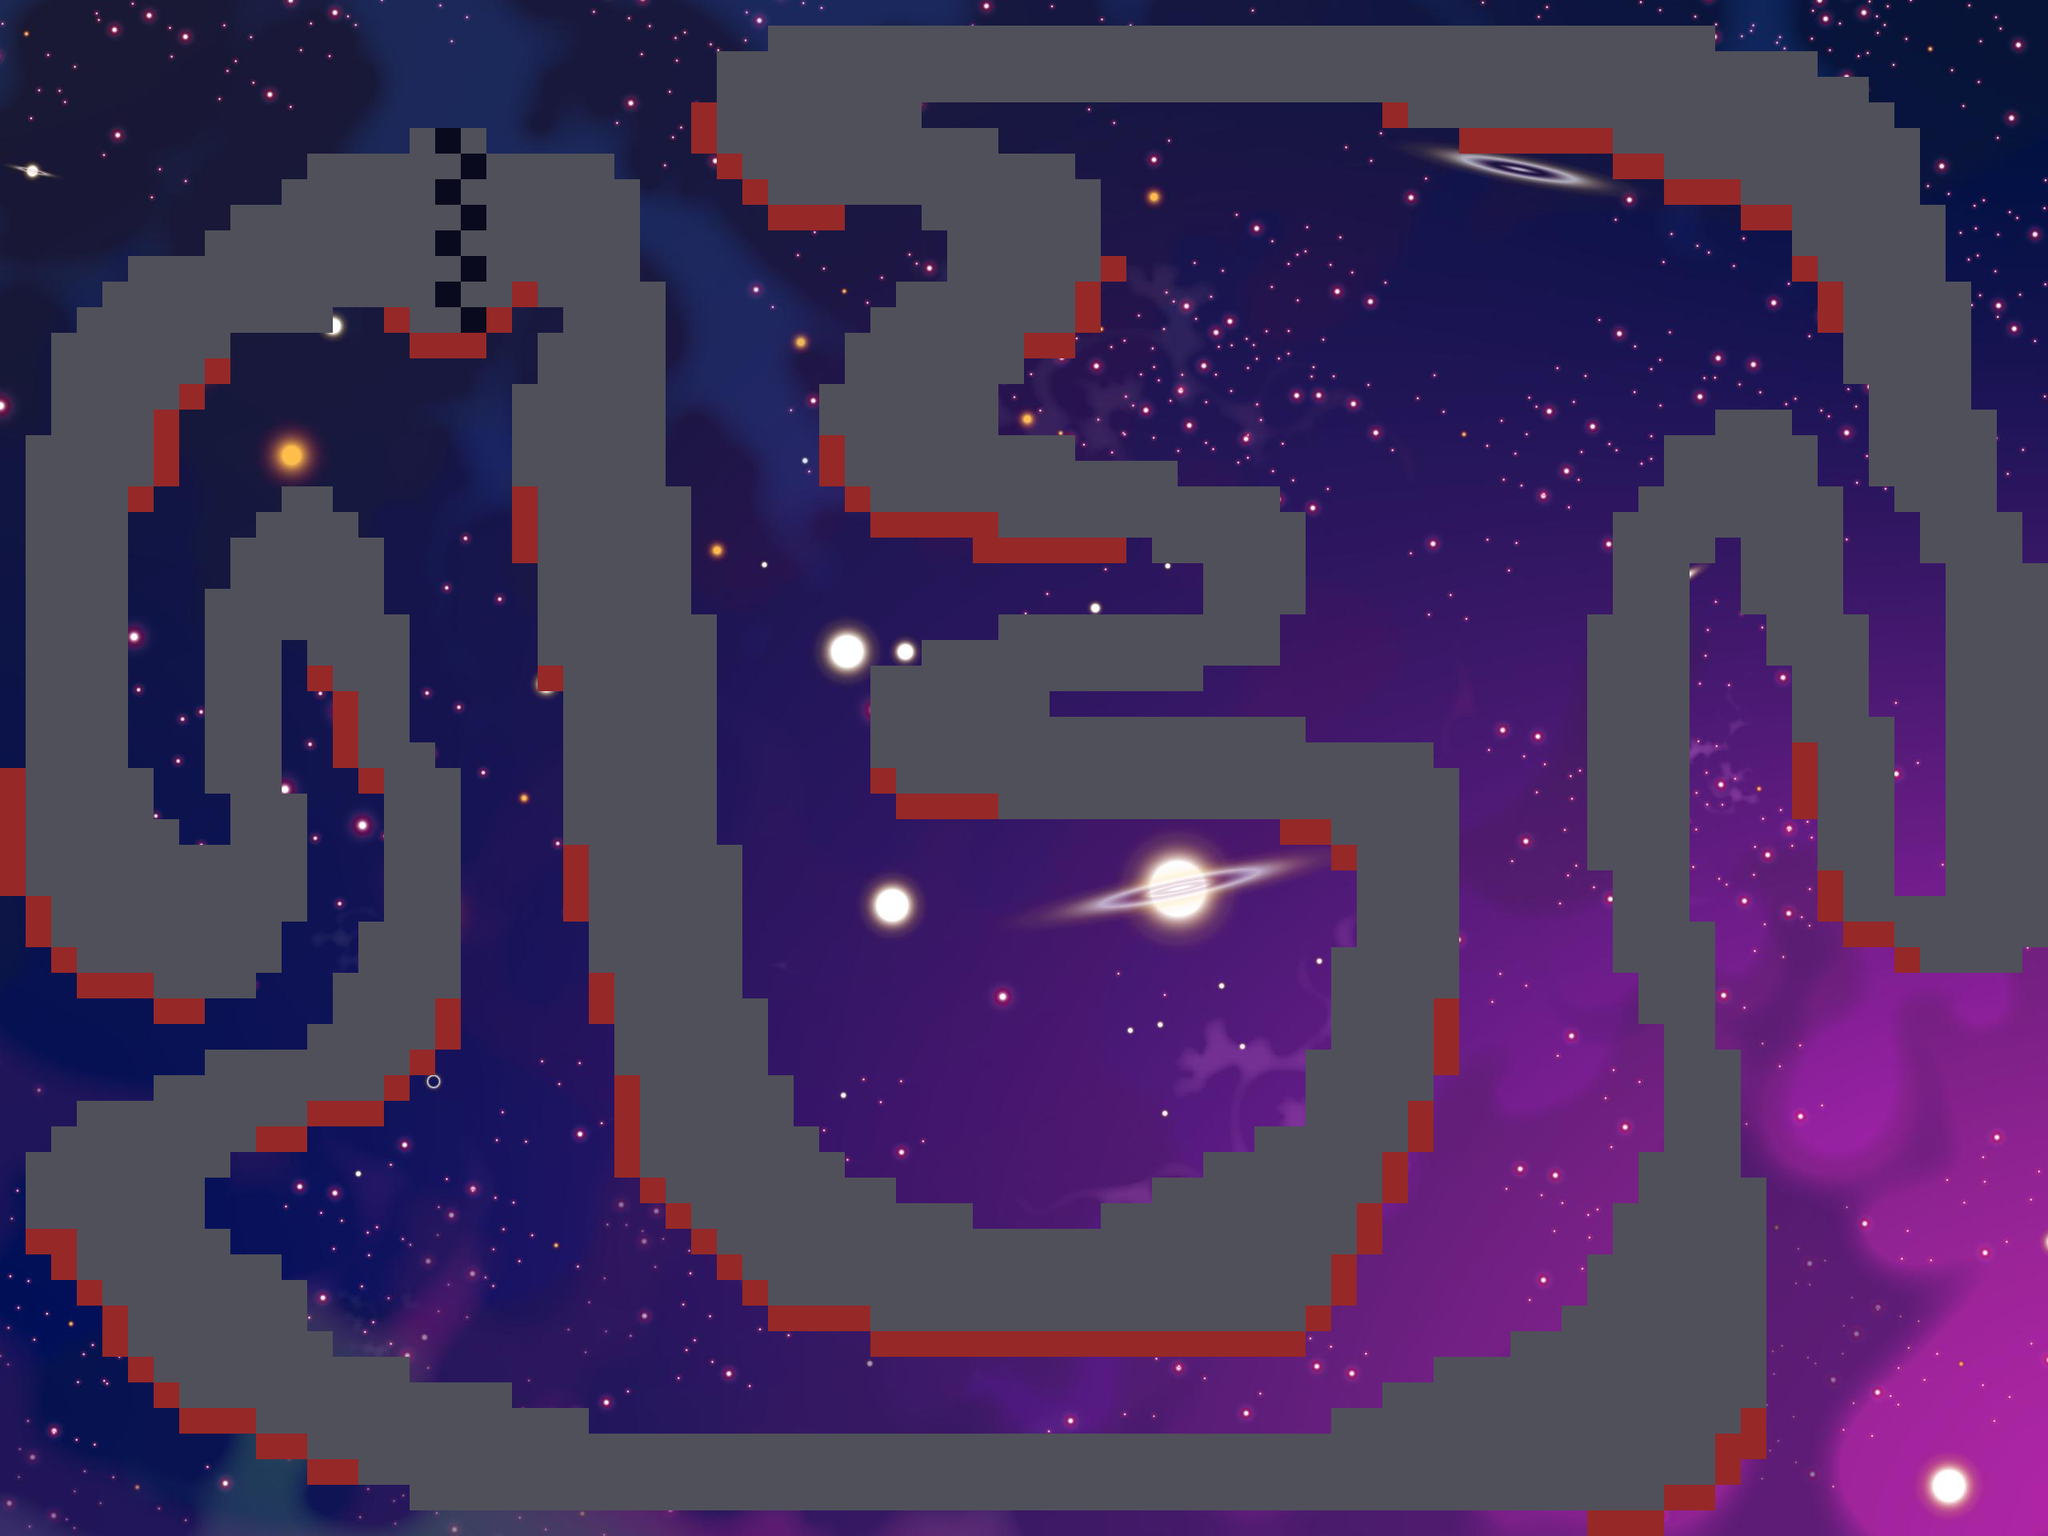

A 2D game scene composited from a Tiled map and its tileset images. What follows is a short description and the map's XML, with each tile layer's data collapsed to a summary:
An orthogonal 80x60 tile map with 32x32 px tiles, 3 tile layers (background, track, walls), 1 image layer and 6 objects (spawn_p1, spawn_p2, checkpoint_0, checkpoint_1, checkpoint_2, ...).

<map version="1.10" tiledversion="1.11.2" orientation="orthogonal" renderorder="right-down" width="80" height="60" tilewidth="32" tileheight="32" infinite="0" nextlayerid="2" nextobjectid="1">
 <tileset firstgid="1" name="placeholder" tilewidth="32" tileheight="32" tilecount="4" columns="1">
  <image source="placeholder_tiles.png" width="32" height="128" />
 </tileset>
 <imagelayer id="1" name="Warstwa Obrazka 1" offsetx="-208" offsety="-48">
  <image source="5446991.jpg" width="3000" height="2000" />
 </imagelayer>
 <layer id="1" name="background" width="80" height="60">
  <data>[4800 cells, 0 non-empty, 0 distinct tile ids]</data>
 </layer>
 <layer id="2" name="track" width="80" height="60">
  <data>[4800 cells, 2008 non-empty, 2 distinct tile ids]</data>
 </layer>
 <layer id="3" name="walls" width="80" height="60" locked="1">
  <data>[4800 cells, 173 non-empty, 1 distinct tile ids]</data>
 </layer>
 <objectgroup id="4" name="objects" locked="1">
  <object id="1" name="spawn_p1" x="428.575" y="220.242" width="32" height="32">
   <properties>
    <property name="rotation" type="float" value="0" />
   </properties>
  </object>
  <object id="2" name="spawn_p2" x="428.152" y="320.606" width="32" height="32">
   <properties>
    <property name="rotation" type="float" value="0" />
   </properties>
  </object>
  <object id="3" name="checkpoint_0" x="632.64" y="-79.2317" width="2031.85" height="1817.17" />
  <object id="4" name="checkpoint_1" x="513.64" y="1721.39" width="2176" height="522" />
  <object id="5" name="checkpoint_2" x="-72" y="108" width="660" height="1856" />
  <object id="6" name="checkpoint_3" x="491.151" y="50.0614" width="311.769" height="455.442" />
 </objectgroup>
</map>
